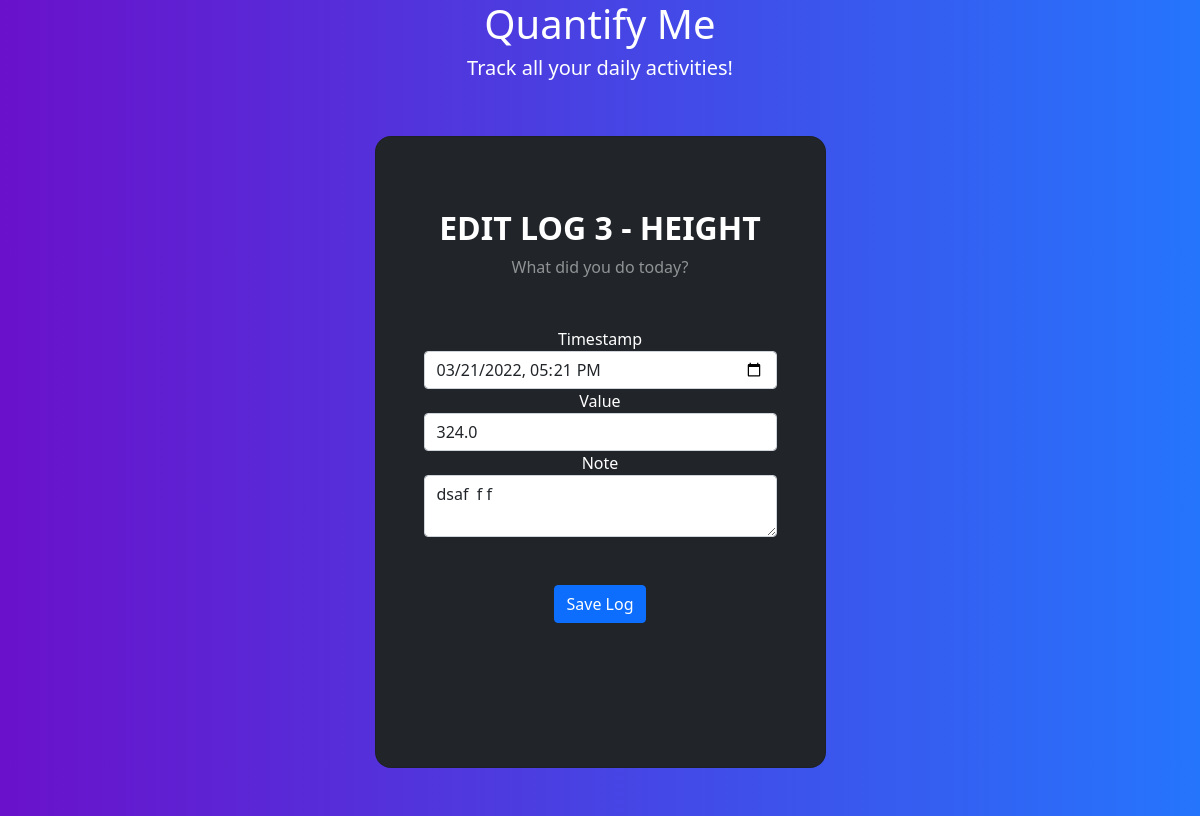
The page /trackers/Height/3/edit on the database as committed earlier.
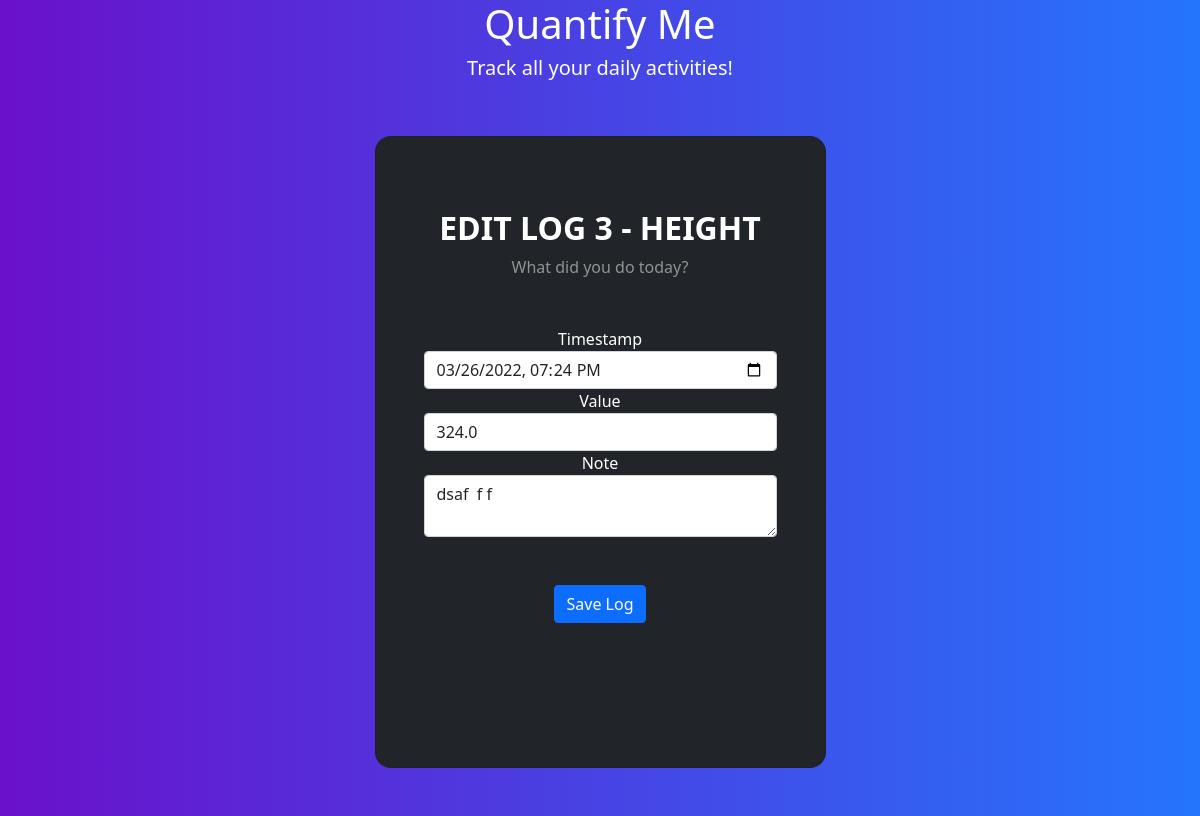
The same page on the database as committed later.
### app/models.py (models this page shows)
class Log(db.Model):
    __tablename__ = 'logs'
    id = db.Column(db.Integer, primary_key=True, autoincrement=True)
    tracker_id = db.Column(db.Integer, db.ForeignKey('trackers.tracker_id'), nullable=False)
    user_id = db.Column(db.Integer, db.ForeignKey('users.user_id'), nullable=False)
    timestamp = db.Column(db.DateTime, nullable=False)
    value = db.Column(db.Float, nullable=False)
    note = db.Column(db.Text, nullable=False)

### app/controllers.py (the view)
@app.route('/trackers/<tracker>/<log>/edit', methods=['GET','POST'])
def edit_log(tracker, log):
    tracker = Tracker.query.filter_by(name=tracker).first()
    log = Log.query.filter_by(id=log).first()
    this_tracker = Tracker.query.get(log.tracker_id)
    try:
        if request.method == 'POST':
            when = request.form.get('date')
            when = datetime.datetime.strptime(when, '%Y-%m-%dT%H:%M')
            value = request.form.get('value')
            note = request.form.get('note')
            log.timestamp = when
            log.value = value
            log.note = note
            from .database import db
            db.session.commit()
            return redirect(url_for('journal', tracker=this_tracker.name))
    except Exception as e:
        print(e)
    return render_template('edit_log.html', log=log, tracker=tracker)

### templates/edit_log.html (shortened to what this page needs)
<!DOCTYPE html>
<html lang="en"><head>
    <link rel="stylesheet" href="../../../static/bootstrap/css/bootstrap.min.css" />
    <link rel="stylesheet" href="../../../static/style.css" />
  </head>
  <body class="gradient-custom">
    <div class="text-center text-white">
      <h1>Quantify Me</h1>
      <h5>Track all your daily activities!</h5>
    </div>
    <section class="vh-75 gradient-custom">
      <div class="container py-5 h-100">
        <div class="row d-flex justify-content-center align-items-center h-100">
          <div class="col-12 col-md-8 col-lg-6 col-xl-5">
            <div class="card bg-dark text-white" style="border-radius: 1rem">
              <div class="card-body p-5 text-center">
                <div class="mb-md-5 mt-md-4 pb-5">
                  <h2 class="fw-bold mb-2 text-uppercase">Edit Log {{log.id}} - {{ tracker.name }}</h2>
                  <p class="text-white-50 mb-5">What did you do today?</p>
                  <form method="post">
                    <label for="date">Timestamp</label>
                    <input
                        type="datetime-local"
                        class="form-control"
                        id="date"
                        name="date"
                        value="{{ log.timestamp.strftime('%Y-%m-%dT%H:%M') }}"
                        required
                    />
                    <label for="value">Value</label>
            {% if tracker.tracker_type=='Numerical'  %}
                    <input
                        type="number"
                        class="form-control"
                        id="value"
                        name="value"
                        placeholder="Enter Number"
                        maxlength="30"
            value="{{log.value}}"
                        required
                    />
            {% endif %}
                        <label for="note">Note</label>
                    <textarea
                        class="form-control"
                        id="note"
                        name="note"
                        placeholder="Enter log notes"
                        maxlength="200"
                        required
                    >{{log.note}}</textarea>
                    <br>
                    <button
                      type="submit"
                      class="btn btn-block btn-primary mt-4"
                    >
                    Save Log
                    </button>
                  </form>
                </div>
              </div>
            </div>
          </div>
        </div>
      </div>
    </section>
  </body>
</html>

Rows that differ between the two databases and show on the page:
changed Log "dsaf f f": date "03/21/2022 17:21" → "03/26/2022 19:24"
